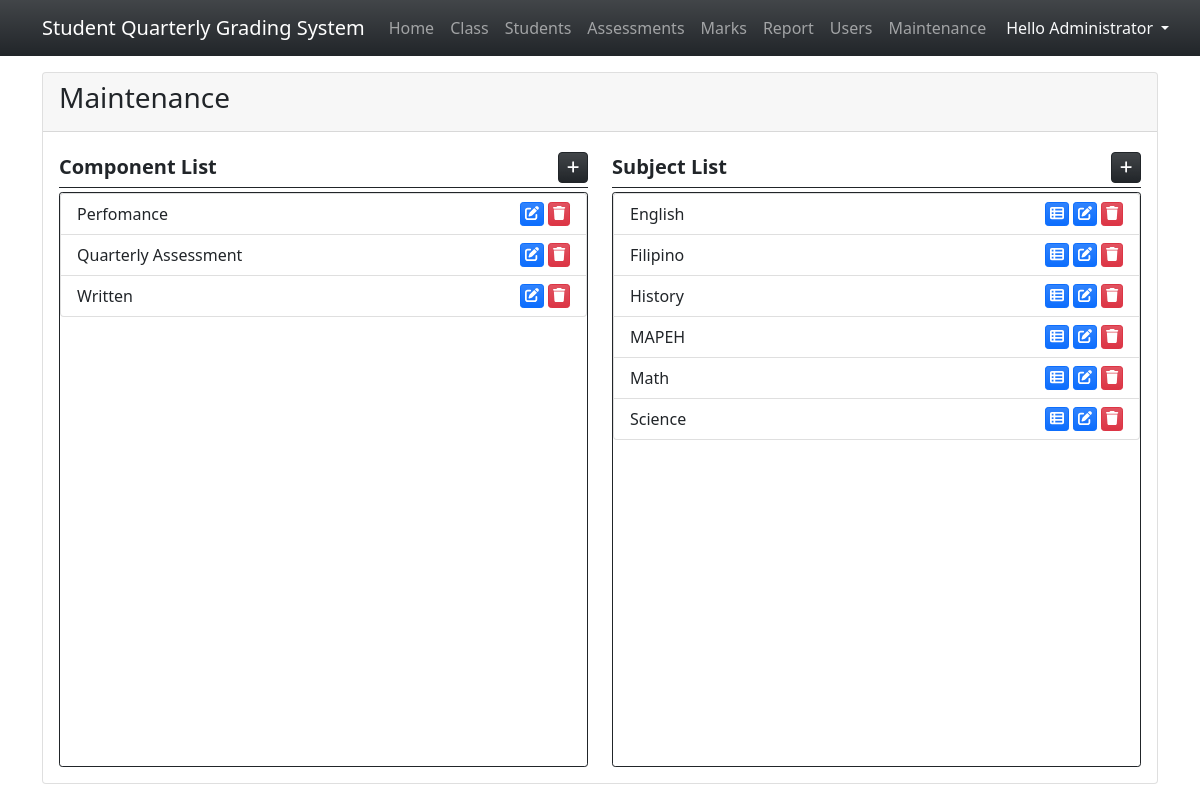
The app's page /?page=maintenance (signed in) with its own data.
### tables this page shows
CREATE TABLE `grading_components` (
  `component_id` int(30) NOT NULL,
  `name` text NOT NULL,
  `delete_flag` tinyint(1) NOT NULL DEFAULT 0
);

CREATE TABLE `subjects` (
  `subject_id` int(30) NOT NULL,
  `name` text NOT NULL,
  `delete_flag` tinyint(1) NOT NULL DEFAULT 0
);

### maintenance.php (the view, shortened to what this page needs)
<div class="card h-100 d-flex flex-column">
    <div class="card-header d-flex justify-content-between">
        <h3 class="card-title">Maintenance</h3>
    </div>
    <div class="card-body flex-grow-1">
        <div class="col-12 h-100">
            <div class="row h-100">
                <div class="col-md-6 h-100 d-flex flex-column">
                    <div class="w-100 d-flex border-bottom border-dark py-1 mb-1">
                        <div class="fs-5 col-auto flex-grow-1"><b>Component List</b></div>
                        <div class="col-auto flex-grow-0 d-flex justify-content-end">
                            <a href="javascript:void(0)" id="new_component" class="btn btn-dark btn-sm bg-gradient rounded-2" title="Add Component"><span class="fa fa-plus"></span></a>
                        </div>
                    </div>
                    <div class="h-100 overflow-auto border rounded-1 border-dark">
                        <ul class="list-group">
                            <?php
                            $dept_qry = $conn->query("SELECT * FROM `grading_components` where delete_flag = 0 order by `name` asc");
                            while($row = $dept_qry->fetch_assoc()):
                            ?>
                            <li class="list-group-item d-flex">
                                <div class="col-auto flex-grow-1">
                                    <?php echo $row['name'] ?>
                                </div>
                                <div class="col-auto d-flex justify-content-end">
                                    <a href="javascript:void(0)" class="edit_component btn btn-sm btn-primary bg-gradient py-0 px-1 me-1" title="Edit Component Details" data-id="<?php echo $row['component_id'] ?>"  data-name="<?php echo $row['name'] ?>"><span class="fa fa-edit"></span></a>
                                    <a href="javascript:void(0)" class="delete_component btn btn-sm btn-danger bg-gradient py-0 px-1" title="Delete component" data-id="<?php echo $row['component_id'] ?>"  data-name="<?php echo $row['name'] ?>"><span class="fa fa-trash"></span></a>
                                </div>
                            </li>
                            <?php endwhile; ?>
                        </ul>
                    </div>
                </div>
                <div class="col-md-6 h-100 d-flex flex-column">
                    <div class="w-100 d-flex border-bottom border-dark py-1 mb-1">
                        <div class="fs-5 col-auto flex-grow-1"><b>Subject List</b></div>
                        <div class="col-auto flex-grow-0 d-flex justify-content-end">
                            <a href="javascript:void(0)" id="new_subject" class="btn btn-dark btn-sm bg-gradient rounded-2" title="Add subject"><span class="fa fa-plus"></span></a>
                        </div>
                    </div>
                    <div class="h-100 overflow-auto border rounded-1 border-dark">
                        <ul class="list-group">
                            <?php
                            $dept_qry = $conn->query("SELECT * FROM `subjects` where delete_flag = 0 order by `name` asc");
                            while($row = $dept_qry->fetch_assoc()):
                            ?>
                            <li class="list-group-item d-flex">
                                <div class="col-auto flex-grow-1">
                                    <?php echo $row['name'] ?>
                                </div>
                                <div class="col-auto d-flex justify-content-end">
                                    <a href="javascript:void(0)" class="manage_percentage btn btn-sm btn-primary bg-gradient py-0 px-1 me-1" title="Manage Subject's Component Percentage" data-id="<?php echo $row['subject_id'] ?>"  data-name="<?php echo $row['name'] ?>"><span class="fa fa-th-list"></span></a>
                                    <a href="javascript:void(0)" class="edit_subject btn btn-sm btn-primary bg-gradient py-0 px-1 me-1" title="Edit Subject Details" data-id="<?php echo $row['subject_id'] ?>"  data-name="<?php echo $row['name'] ?>"><span class="fa fa-edit"></span></a>
                                    <a href="javascript:void(0)" class="delete_subject btn btn-sm btn-danger bg-gradient py-0 px-1" title="Delete subject" data-id="<?php echo $row['subject_id'] ?>"  data-name="<?php echo $row['name'] ?>"><span class="fa fa-trash"></span></a>
                                </div>
                            </li>
                            <?php endwhile; ?>
                        </ul>
                    </div>
                </div>
            </div>
        </div>
    </div>
</div>

### index.php (style rules this page uses)
html,body { height:100%; width:100%; }

### records on screen
grading_components: name "Perfomance"
grading_components: name "Quarterly Assessment"
grading_components: name "Written"
subjects: name "English"
subjects: name "Filipino"
subjects: name "History"
subjects: name "MAPEH"
subjects: name "Math"
subjects: name "Science"

### other values on screen
$_SESSION['fullname'] "Administrator"
